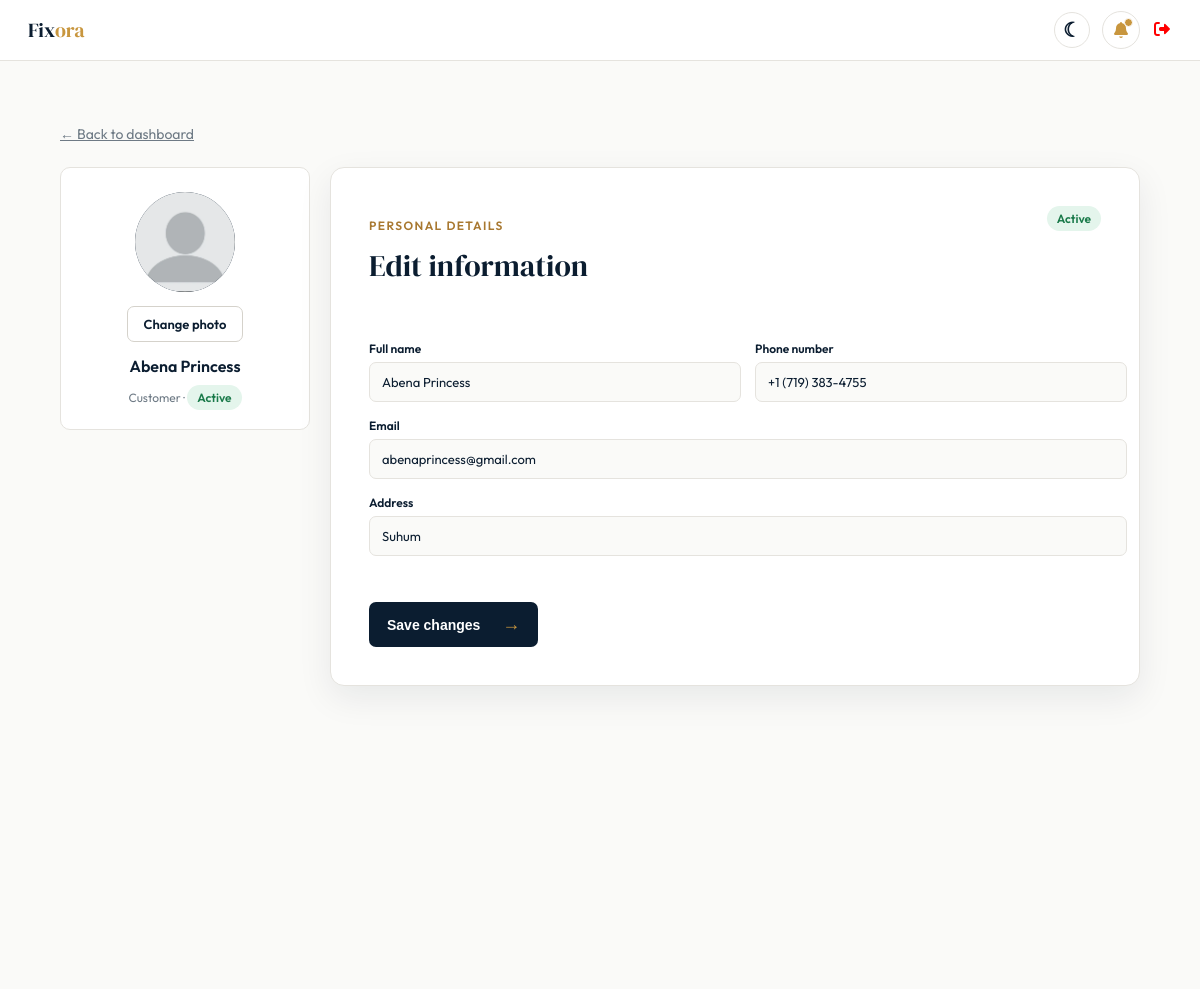
Before: /account/profile/ (signed in) with the older database file.
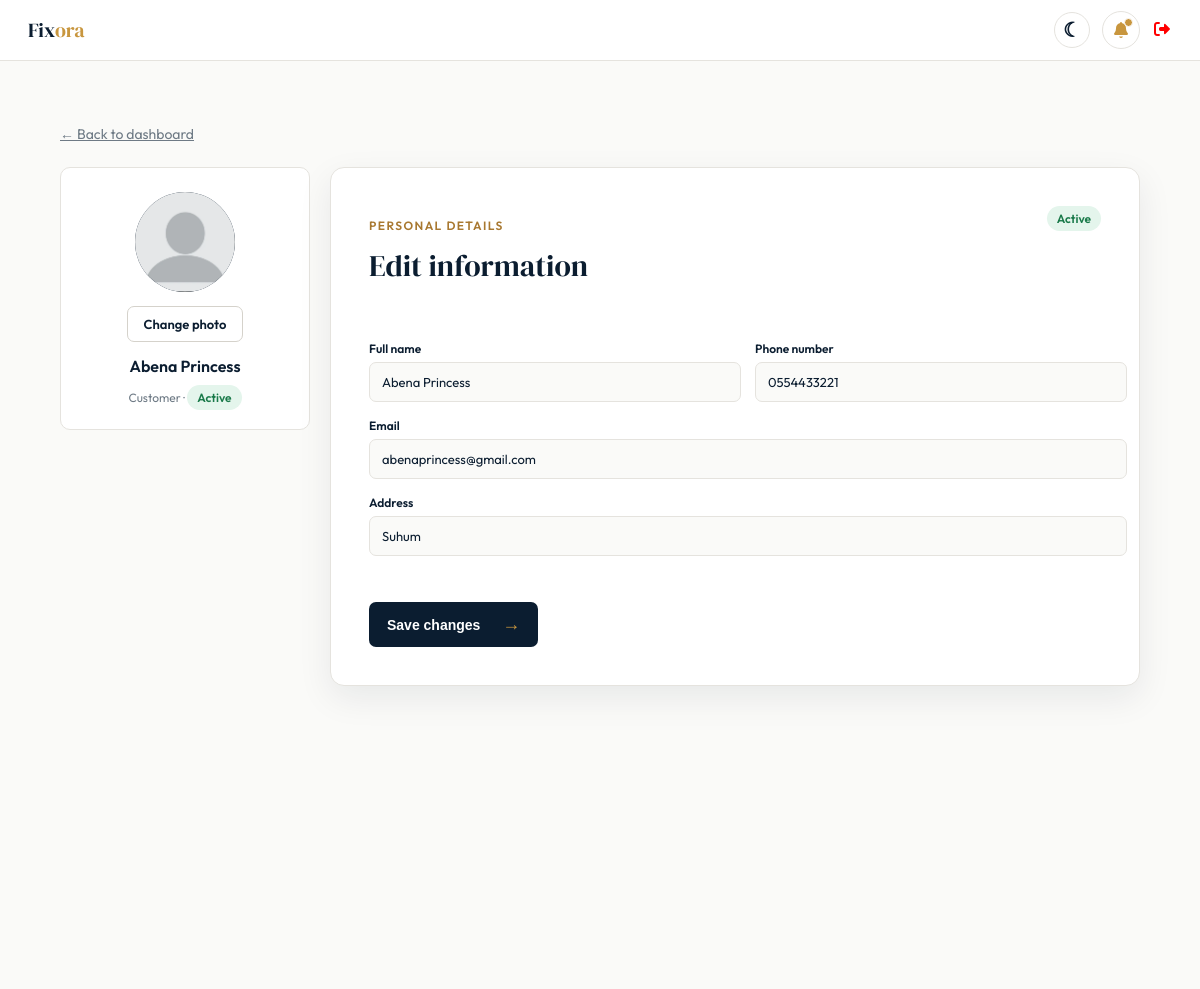
After: the same page with the newer database file.
### account/models.py (models this page shows, shortened)
class User(AbstractUser):
    username = None
    email = models.EmailField(unique=True)
    full_name = models.CharField(max_length=100)
    phone_number = models.CharField(max_length=10)
    address = models.CharField(max_length=100)
    profile_picture = models.ImageField(upload_to='profile_pictures/', default='profile_pics/blank_profile_picture.png', blank=True, null=True)
    status = models.CharField(max_length=10, choices=[('active', 'Active'), ('inactive', 'Inactive')], default='active')
    created_at = models.DateTimeField(auto_now_add=True)
    USERNAME_FIELD = 'email'
    REQUIRED_FIELDS = []
    objects = UserManager()
    class Meta:
        db_table = 'users'
        unique_together = ('email', 'phone_number')

### account/views.py (the view, shortened to what this page needs)
# urls.py: path('profile/', views.profile_view, name='profile'),
@login_required
def profile_view(request):
    user = request.user
    return render(request, "account/profile.html", {"user": user})

### account/templates/account/profile.html (shortened to what this page needs)
{% load static %}
<!DOCTYPE html>
<html lang="en" data-theme="light">
<head>
  <link
      rel="stylesheet"
      href="https://cdnjs.cloudflare.com/ajax/libs/font-awesome/7.3.1/css/all.min.css"
    />
  <link rel="stylesheet" href="{% static 'account/profile.css' %}">
  <link rel="stylesheet" href="{% static 'core/theme.css' %}">
</head>
<body>
      <nav class="app-nav">
        <div class="app-nav-logo">Fix<span>ora</span></div>
        <div class="app-nav-right">
          <button class="theme-toggle" type="button" data-theme-toggle aria-label="Switch to dark mode" title="Switch to dark mode">☾</button>
          <div class="notif-btn">
            <i class="fas fa-bell" style="color: var(--gold)"></i>
            <div class="notif-dot"></div>
          </div>
        <div class="app-nav-right">
          <div class="logout-btn">
            <a href="{% url 'logout' %}">
              <i class="fas fa-sign-out-alt" style="color: red"></i>
            </a>
          </div>
        </div>
      </nav>
    <main class="profile-section">
        <a class="back-link" href="{% url 'dashboard' %}">&larr; Back to dashboard</a>
        <div class="profile-container">
            <form method="POST" enctype="multipart/form-data" class="profile-grid">
                <section class="profile-photo-card">
                    <div class="photo-circle wobble-hor-bottom">
                        {% if user.profile_picture and user.profile_picture.name != 'profile_pics/blank_profile_picture.png' %}
                            <img id="preview" src="{{ user.profile_picture.url }}" alt="{{ user.full_name }}">
                        {% else %}
                            <img id="preview" src="{% static 'account/img/blank_profile_picture.png' %}" alt="{{ user.full_name}}">
                        {% endif %}
                    </div>
                    <label class="upload-button" for="profile_picture">Change photo</label>
                    <div class="photo-name">{{ user.full_name }}</div>
                    <div class="photo-type">Customer · <span class="status">Active</span></div>
                </section>
                <section class="profile-card profile-info">
                    <div class="section-heading">
                        <div>
                            <p class="eyebrow">Personal details</p>
                            <h2>Edit information</h2>
                        </div>
                        <span class="status">Active</span>
                    </div>
                    <div class="form-row-2">
                        <label class="form-group">Full name<input class="form-input" type="text" name="full_name" value="{{ user.full_name }}" required></label>
                        <label class="form-group">Phone number<input class="form-input" type="tel" name="phone_number" value="{{ user.phone_number }}" inputmode="numeric" maxlength="10" required></label>
                    </div>
                    <label class="form-group">Email<input class="form-input" type="email" name="email" value="{{ user.email }}" required></label>
                    <label class="form-group">Address<input class="form-input" type="text" name="address" value="{{ user.address }}" required></label>
                    <button type="submit" class="bounce-top">Save changes <span>&rarr;</span></button>
                    </div>
</body>
</html>

### account/static/account/profile.css (style rules this page uses)
:root { --navy: #0b1d30; --gold: #c8963e; --gold-d: #a87830; --gold-l: #f5edd8; --bg: #fafaf8; --surface: #ffffff; --text: #0b1d30; --sub: #6e7a85; --border: #e5e3de; --border-2: #d5d2cb; --font-d: "DM Serif Display", serif; --font-b: "Outfit", sans-serif; }
body { margin: 0; min-height: 100vh; background: var(--bg); }
.app-nav { background: var(--surface); border-bottom: 1px solid var(--border); padding: 0 28px; display: flex; align-items: center; justify-content: space-between; height: 60px; position: sticky; top: 0; z-index: 100; }
.app-nav-logo { font-family: var(--font-d); font-size: 20px; color: var(--navy); }
.app-nav-logo span { color: var(--gold); }
.app-nav-right { display: flex; align-items: center; gap: 12px; }
.notif-btn { width: 36px; height: 36px; border-radius: 50%; border: 1px solid var(--border); background: var(--surface); display: flex; align-items: center; justify-content: center; cursor: pointer; position: relative; color: var(--sub); font-size: 16px; }
.notif-dot { position: absolute; top: 6px; right: 6px; width: 7px; height: 7px; border-radius: 50%; background: var(--gold); border: 1.5px solid var(--surface); }
.profile-section { min-height: 100vh; padding: 44px 24px; background: var(--bg); font-family: var(--font-b); color: var(--text); margin: 20px; }
.profile-container { max-width: 1080px; margin: 0 auto; }
.back-link { display: block; max-width: 1080px; margin: 0 auto 24px; color: var(--sub); font-size: 14px; }
.profile-grid { display: grid; grid-template-columns: 250px 1fr; gap: 20px; }
.profile-photo-card { display: flex; flex-direction: column; align-items: center; gap: 14px; height: fit-content; padding: 24px; text-align: center; background: var(--surface); border: 1px solid var(--border); border-radius: 10px; }
.photo-circle { width: 100px; height: 100px; display: flex; align-items: center; justify-content: center; margin: 0; overflow: hidden; border-radius: 50%; background: var(--navy); color: white; font-family: var(--font-d); font-size: 32px; }
.photo-circle img { width: 100%; height: 100%; object-fit: cover; }
.photo-name { margin: 0; font-size: 16px; font-weight: 600; }
.photo-type { margin: 0; color: var(--sub); font-size: 12px; }
.profile-card { background: var(--surface); border: 1px solid var(--border); border-radius: 14px; box-shadow: 0 12px 34px rgba(11, 29, 48, 0.08); }
.eyebrow { color: var(--gold-d); font-size: 12px; font-weight: 600; letter-spacing: 0.12em; text-transform: uppercase; }
.upload-button { padding: 9px 16px; color: var(--navy); border: 1px solid var(--border-2); border-radius: 7px; cursor: pointer; font-size: 13px; font-weight: 600; }
.profile-info { padding: 38px; }
.form-row-2 { display: grid; grid-template-columns: 1fr 1fr; gap: 40px; }
.form-group { display: block; margin-bottom: 16px; color: var(--text); font-size: 12px; font-weight: 600; }
.form-input { width: 100%; margin-top: 6px; padding: 11px 12px; background: var(--bg); border: 1px solid var(--border); border-radius: 7px; color: var(--text); font-family: var(--font-b); font-size: 13px; outline: none; }
.section-heading { display: flex; align-items: flex-start; justify-content: space-between; gap: 16px; margin-bottom: 30px; }
.section-heading h2 { margin-top: 4px; font-family: var(--font-d); font-size: 30px; font-weight: 400; }
.status { padding: 5px 10px; border-radius: 20px; background: #e4f5ec; color: #1a7a4a; font-size: 12px; font-weight: 600; }
.profile-info button { margin-top: 30px; padding: 12px 18px; border: 0; border-radius: 7px; background: var(--navy); color: #fff; cursor: pointer; font-size: 14px; font-weight: 600; }
.profile-info button span { margin-left: 18px; color: var(--gold); font-size: 18px; }
.bounce-top { animation:bounce-top .9s both }
.wobble-hor-bottom { animation:wobble-hor-bottom .8s both }

### core/static/core/theme.css (style rules this page uses)
.theme-toggle { width: 36px; height: 36px; display: inline-grid; place-items: center; flex: 0 0 36px; padding: 0; border: 1px solid var(--border); border-radius: 50%; background: var(--surface); color: var(--navy); cursor: pointer; font: 600 20px/1 sans-serif; }

Changed rows visible on the page:
changed User "Abena Princess": phone_number "+1 (719) 383-4755" → "0554433221"
